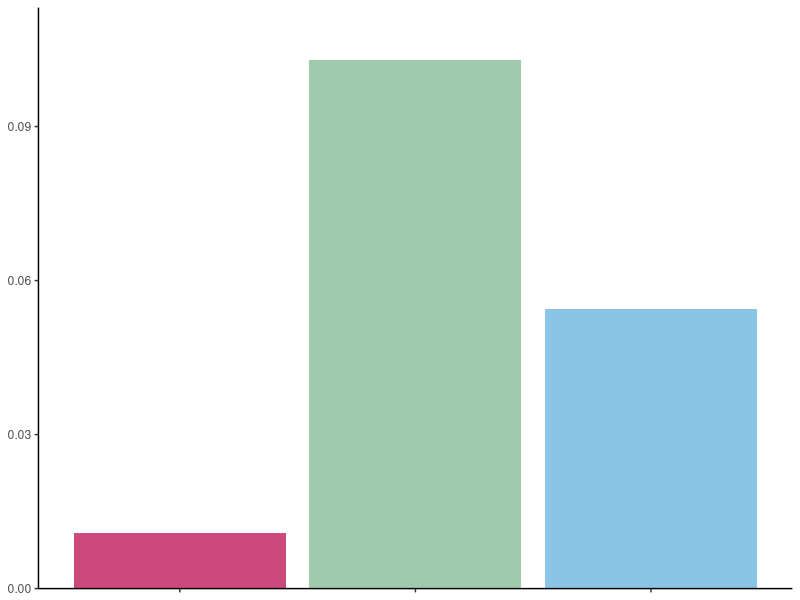
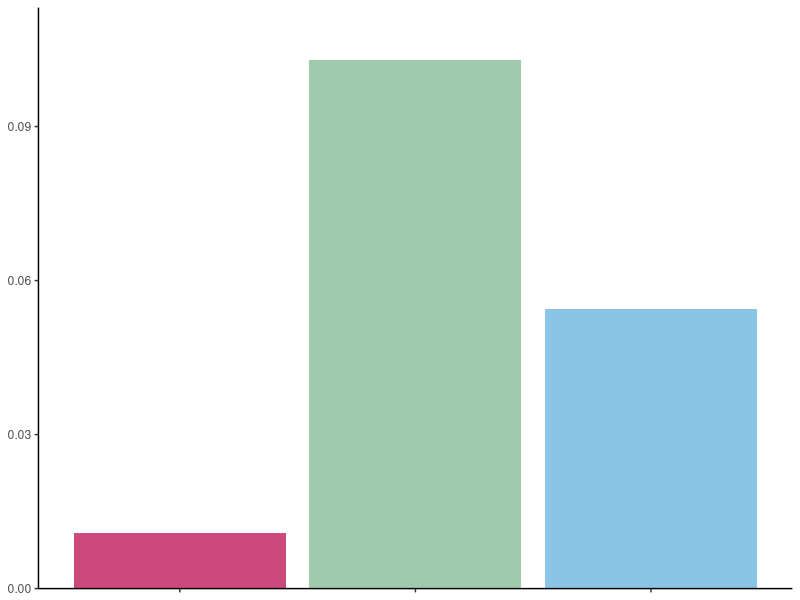

Write R code to recreate these figures, in order.
library(data.table)
library(ggplot2)

TCNStack <- 109115
TCNStrand <- 1039608
TCNBDNA <- 311504008
GQinSize <- 10104513
GQoutSize <- 2862661023

vars <- c("TCNdensityStack","TCNdensityStrand","TCNdensityBDNA")
vals <- c(TCNStack/GQinSize,TCNStrand/GQinSize,TCNBDNA/(2*GQoutSize))
dt <- data.table("var"=factor(vars, levels=vars),"val"=vals)

ggplot(dt,aes(x=var,y=val,fill=var)) + geom_bar(stat="identity") +
  scale_y_continuous(expand = expansion(mult = c(0, .1))) +
#  scale_fill_manual(values=c(rgb(146,187,216,maxColorValue = 255), 
#                             rgb(233,148,151,maxColorValue = 255))) +
  scale_fill_manual(values=c(rgb(203,73,123,maxColorValue = 255), 
                             rgb(161,201,171,maxColorValue = 255),
                             rgb(139,197,229,maxColorValue = 255))) +
  theme(panel.background = element_blank(),
        axis.line.x = element_line(color="black"),
        axis.line.y = element_line(color="black"),
        axis.title.x = element_blank(),
        axis.title.y = element_blank(),
        axis.text.x = element_blank(),
        legend.position = "none")

ggsave(paste0("/Users/mar/BIO/PROJECTS/APOBEC/NONBDNA/pics/fig4/fig4a.tiff"),units="mm",width=50,height=60,dpi=300)

